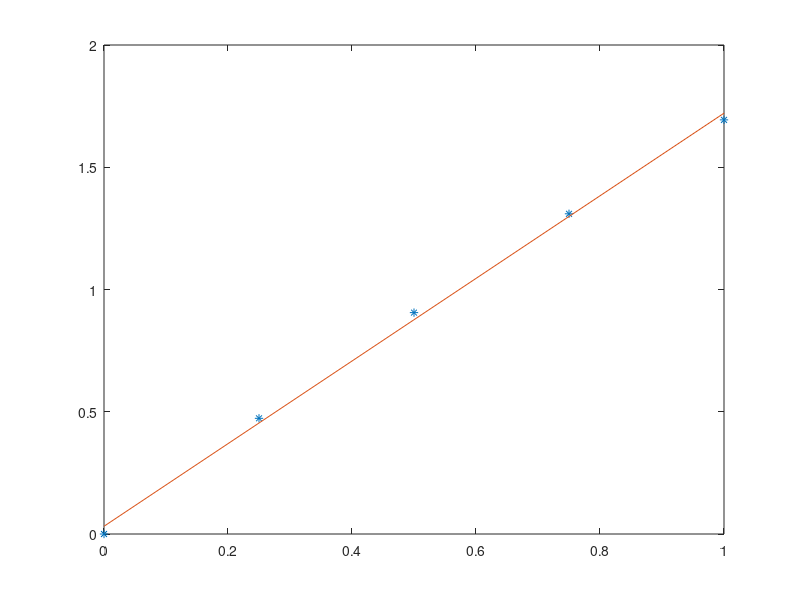

MATLAB code to generate this figure:
clc;
clear;
close all;

x = [0, 0.25, 0.5, 0.75, 1];
f = [0, 0.47314, 0.90546, 1.30962, 1.69375];

if size(x, 2)==1
    x = x';
end
if size(f, 1)==1
    f = f';
end

n = length(f);
A = [n, sum(x); sum(x), sum(x.^2)];
B = [sum(f); x*f];

ab = A\B;

fprintf("|%.10f\t%.10f\t||b| |%.10f\t|\n", A(1,1), A(1, 2), B(1));
fprintf("|%.10f\t%.10f\t||a|=|%.10f\t|\n", A(2,1), A(2, 2), B(2));
fprintf("\ny = a*x + b = %.10f*x + %.10f\n", ab(2), ab(1));

y = [ones(n, 1), x']*ab;
plot(x, f, '*', x, y, '-')

% **************************************************^**************************************************
% *****************************# Copyright by Ali Forouzandeh Hafshejani #*****************************
% ******************************# Scientific Computing Specialist 20@20 #******************************
% **************************************************^**************************************************